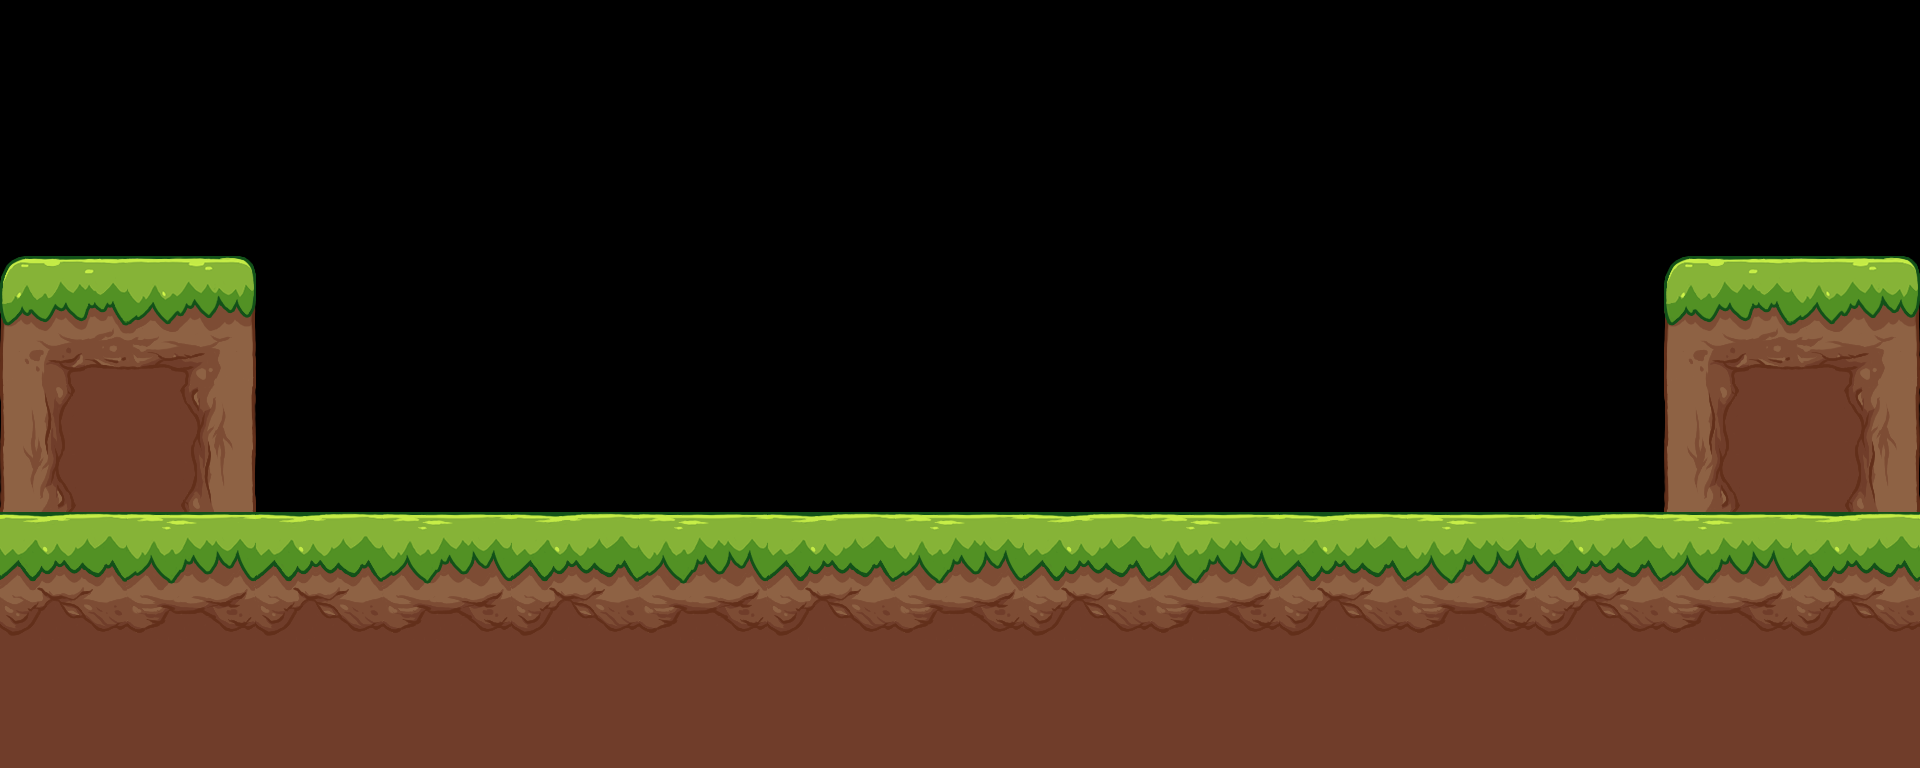

A 2D game scene composited from a Tiled map and its tileset images. What follows is a short description and the map's XML, with every tile layer's data as written:
An orthogonal 30x12 tile map with 64x64 px tiles, 2 tile layers (Ground, Hill) and 12 objects.

<map version="1.5" tiledversion="1.7.1" orientation="orthogonal" renderorder="right-down" width="30" height="12" tilewidth="64" tileheight="64" infinite="0" nextlayerid="3" nextobjectid="1">
 <editorsettings>
  <export target="map-01.json" format="json" />
 </editorsettings>
 <tileset firstgid="1" name="tileset" tilewidth="64" tileheight="64" tilecount="64" columns="16">
  <image source="tileset.png" width="1024" height="256" />
  <tile id="0">
   <objectgroup draworder="index" id="2">
    <object id="10" x="0" y="0" width="54" height="54">
     <ellipse />
    </object>
    <object id="11" x="27" y="0" width="37" height="64" />
    <object id="12" x="0" y="27" width="64" height="37" />
   </objectgroup>
  </tile>
  <tile id="1" />
  <tile id="8" />
  <tile id="9">
   <objectgroup draworder="index" id="2">
    <object id="1" x="20" y="0" width="44" height="44">
     <ellipse />
    </object>
    <object id="3" x="0" y="0" width="42" height="64" />
    <object id="4" x="0" y="22" width="64" height="42" />
   </objectgroup>
  </tile>
  <tile id="2">
   <objectgroup draworder="index" id="3">
    <object id="10" x="0" y="-7.10543e-15" width="54" height="54">
     <ellipse />
    </object>
    <object id="11" x="27" y="0" width="37" height="64" />
    <object id="12" x="0" y="27" width="64" height="37" />
   </objectgroup>
  </tile>
  <tile id="3" />
  <tile id="4" />
  <tile id="5" />
  <tile id="6" />
  <tile id="7">
   <objectgroup draworder="index" id="3">
    <object id="4" x="20" y="0" width="44" height="44">
     <ellipse />
    </object>
    <object id="5" x="0" y="0" width="42" height="64" />
    <object id="6" x="0" y="22" width="64" height="42" />
   </objectgroup>
  </tile>
  <tile id="10" />
  <tile id="11" />
  <tile id="12" />
  <tile id="13" />
  <tile id="14" />
  <tile id="15" />
  <tile id="16" />
  <tile id="17" />
  <tile id="24" />
  <tile id="25" />
  <tile id="18" />
  <tile id="19" />
  <tile id="20" />
  <tile id="21" />
  <tile id="22" />
  <tile id="23" />
  <tile id="26" />
  <tile id="27" />
  <tile id="28" />
  <tile id="29" />
  <tile id="30" />
  <tile id="31" />
  <tile id="32" />
  <tile id="33" />
  <tile id="34" />
  <tile id="35" />
  <tile id="36" />
  <tile id="37" />
  <tile id="38" />
  <tile id="39" />
  <tile id="40" />
  <tile id="41" />
  <tile id="42" />
  <tile id="43" />
  <tile id="44" />
  <tile id="45" />
  <tile id="46" />
  <tile id="47" />
  <tile id="48" />
  <tile id="49" />
  <tile id="50" />
  <tile id="51" />
  <tile id="52" />
  <tile id="53" />
  <tile id="54" />
  <tile id="55" />
  <tile id="56" />
  <tile id="57" />
  <tile id="58" />
  <tile id="59" />
  <tile id="60" />
  <tile id="61" />
  <tile id="62" />
  <tile id="63" />
 </tileset>
 <layer id="1" name="Ground" width="30" height="12">
  <data encoding="csv">
0,0,0,0,0,0,0,0,0,0,0,0,0,0,0,0,0,0,0,0,0,0,0,0,0,0,0,0,0,0,
0,0,0,0,0,0,0,0,0,0,0,0,0,0,0,0,0,0,0,0,0,0,0,0,0,0,0,0,0,0,
0,0,0,0,0,0,0,0,0,0,0,0,0,0,0,0,0,0,0,0,0,0,0,0,0,0,0,0,0,0,
0,0,0,0,0,0,0,0,0,0,0,0,0,0,0,0,0,0,0,0,0,0,0,0,0,0,0,0,0,0,
0,0,0,0,0,0,0,0,0,0,0,0,0,0,0,0,0,0,0,0,0,0,0,0,0,0,0,0,0,0,
0,0,0,0,0,0,0,0,0,0,0,0,0,0,0,0,0,0,0,0,0,0,0,0,0,0,0,0,0,0,
0,0,0,0,0,0,0,0,0,0,0,0,0,0,0,0,0,0,0,0,0,0,0,0,0,0,0,0,0,0,
0,0,0,0,0,0,0,0,0,0,0,0,0,0,0,0,0,0,0,0,0,0,0,0,0,0,0,0,0,0,
4,5,6,7,4,5,6,7,4,5,6,7,4,5,6,7,4,5,6,7,4,5,6,7,4,5,6,7,4,5,
20,21,22,23,20,21,22,23,20,21,22,23,20,21,22,23,20,21,22,23,20,21,22,23,20,21,22,23,20,21,
0,0,0,0,0,0,0,0,0,0,0,0,0,0,0,0,0,0,0,0,0,0,0,0,0,0,0,0,0,0,
0,0,0,0,0,0,0,0,0,0,0,0,0,0,0,0,0,0,0,0,0,0,0,0,0,0,0,0,0,0
</data>
 </layer>
 <layer id="2" name="Hill" width="30" height="12">
  <data encoding="csv">
0,0,0,0,0,0,0,0,0,0,0,0,0,0,0,0,0,0,0,0,0,0,0,0,0,0,0,0,0,0,
0,0,0,0,0,0,0,0,0,0,0,0,0,0,0,0,0,0,0,0,0,0,0,0,0,0,0,0,0,0,
0,0,0,0,0,0,0,0,0,0,0,0,0,0,0,0,0,0,0,0,0,0,0,0,0,0,0,0,0,0,
0,0,0,0,0,0,0,0,0,0,0,0,0,0,0,0,0,0,0,0,0,0,0,0,0,0,0,0,0,0,
1,2,9,10,0,0,0,0,0,0,0,0,0,0,0,0,0,0,0,0,0,0,0,0,0,0,1,2,9,10,
17,18,25,26,0,0,0,0,0,0,0,0,0,0,0,0,0,0,0,0,0,0,0,0,0,0,17,18,25,26,
11,12,15,16,0,0,0,0,0,0,0,0,0,0,0,0,0,0,0,0,0,0,0,0,0,0,11,12,15,16,
27,28,31,32,0,0,0,0,0,0,0,0,0,0,0,0,0,0,0,0,0,0,0,0,0,0,27,28,31,32,
0,0,0,0,0,0,0,0,0,0,0,0,0,0,0,0,0,0,0,0,0,0,0,0,0,0,0,0,0,0,
0,0,0,0,0,0,0,0,0,0,0,0,0,0,0,0,0,0,0,0,0,0,0,0,0,0,0,0,0,0,
14,14,14,14,14,14,14,14,14,14,14,14,14,14,14,14,14,14,14,14,14,14,14,14,14,14,14,14,14,14,
14,14,14,14,14,14,14,14,14,14,14,14,14,14,14,14,14,14,14,14,14,14,14,14,14,14,14,14,14,14
</data>
 </layer>
</map>